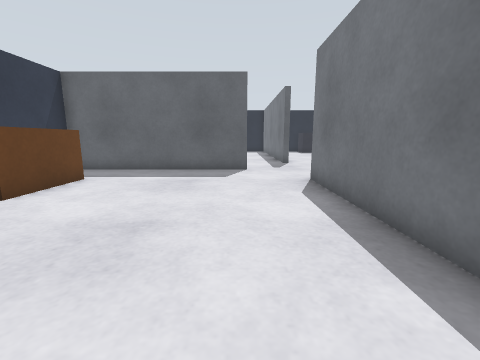
view 1 (above)

16 first-person views from a walk through a world built for the Gazebo simulator. The camera is 0.68 m above the floor, tilts 10° down and sees 90° across. The floor is counted in squares, 0.5 m on a side. Each view is taken from the middle of a square. On the plan, view 1 faces up. The plan holds only what a view shows up to about 12 squares ahead; the rest is blank. The place goes on beyond the plan.

view 2
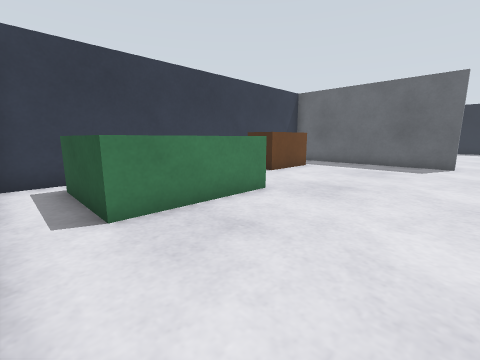

view 3
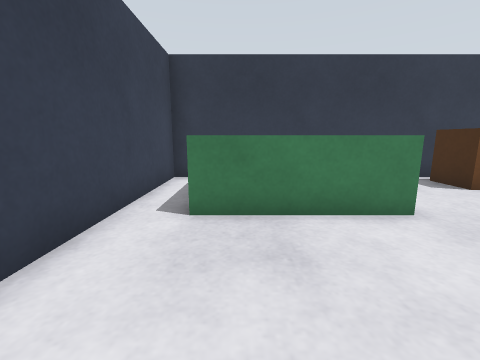

view 4
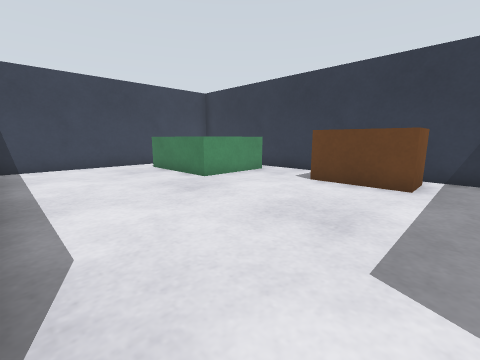

view 5
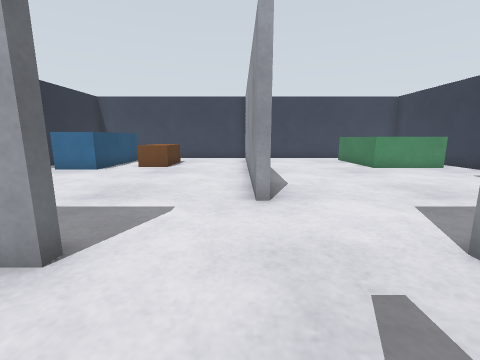

view 6
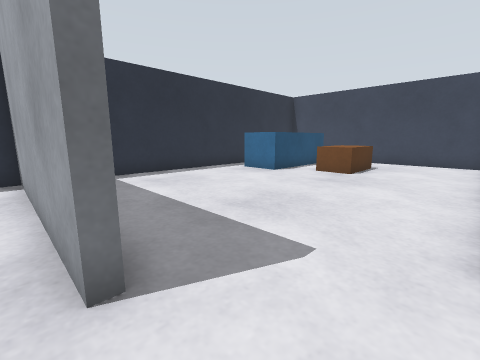

view 7
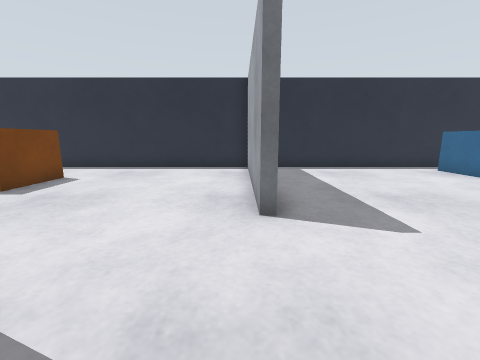

view 8
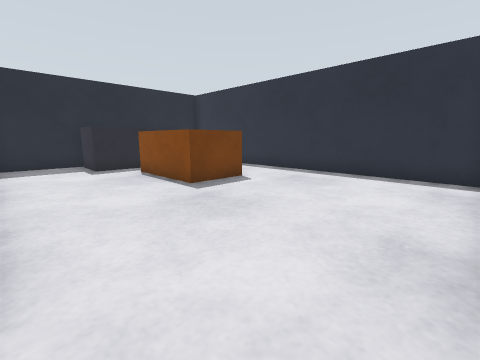

view 9
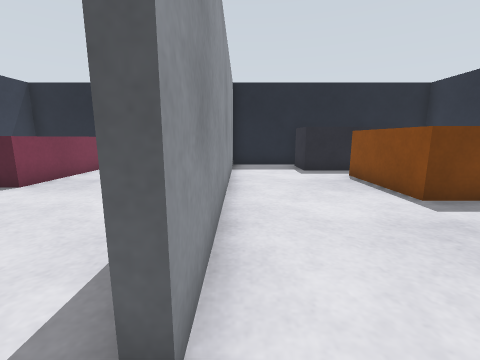

view 10
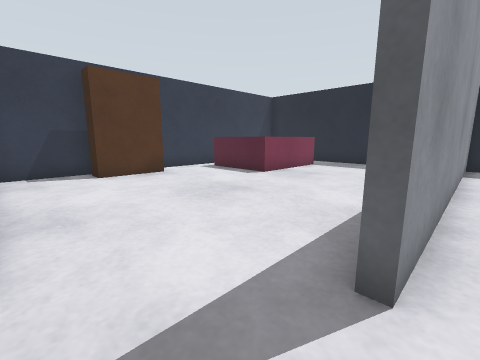

view 11
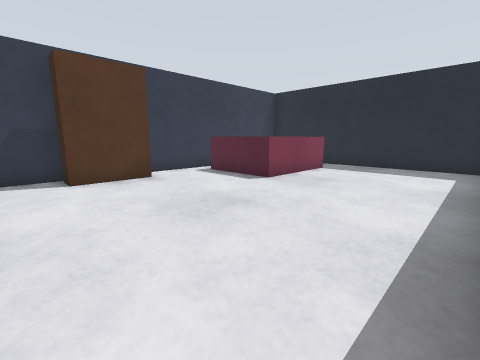

view 12
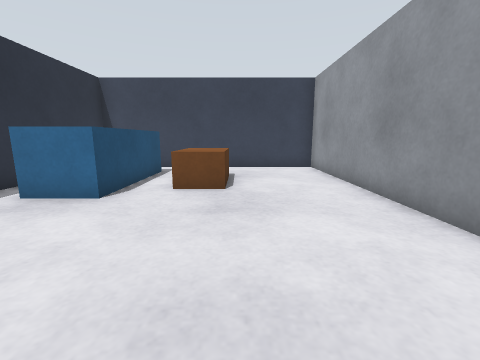

view 13
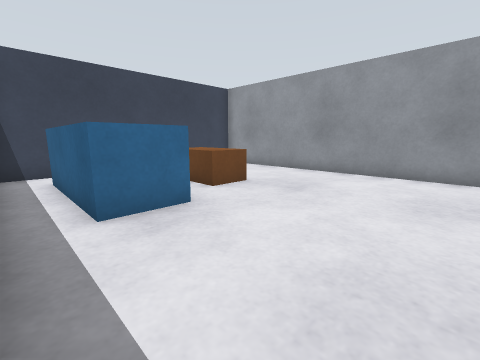

view 14
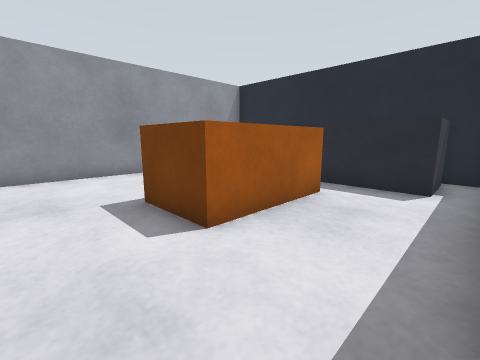

view 15
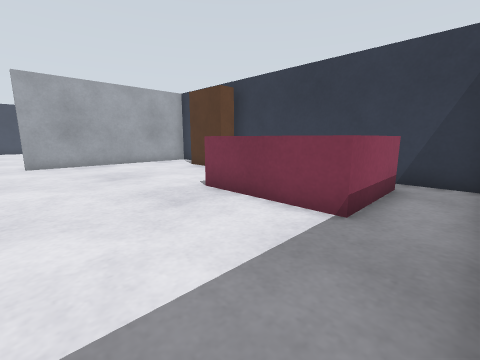

view 16
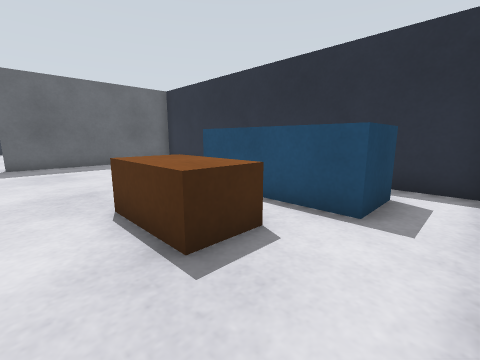

### Floor plan
Points are (right, up) in squares from view 1. A wall is a line through its corners. A room is listed if a view was taken in it or the views show most of it. See-through windows are left out.
Room 1 (views 1, 2, 3)
walls: (2.4, 2.1) (2.4, 7.9) (2.6, 7.9); (0.3, 10.4) (-7.3, 10.4) (-7.3, -3.3) (2.1, -3.3)
ways out: opening at (1, 8.3) to room 2
objects: green box (-6, -2) to (-3, 2); brown box (-6, 5) to (-5, 8)
Room 2 (views 4, 5, 6, 7, 8, 9, 10, 11, 12, 13, 16)
walls: (2.6, 7.9) (2.6, -3.3) (12.3, -3.3) (12.3, 9.2); (9.4, 10.4) (5.1, 10.4) (5.1, 10.6) (6.6, 10.6); (0.3, 10.6) (0.3, 10.4); (2.6, 13.1) (2.2, 13.1)
ways out: opening at (1, 8.3) to room 1; opening at (4.5, 12.2) to room 3; opening at (0.3, 12) to room 4
objects: brown box (7, 0) to (8, 1); blue box (9, -1) to (11, 2)
Room 3 (view 14)
walls: (5.6, 24.3) (2.6, 24.3) (2.6, 13.1); (6.6, 10.6) (12.3, 10.6) (12.3, 24.3) (11.4, 24.3)
ways out: opening at (4.5, 12.2) to room 2
objects: counter (6, 22) to (11, 24); orange box (7, 17) to (9, 20)
Room 4 (view 15)
walls: (-7.3, 13.2) (-7.3, 10.9); (-3.4, 10.6) (0.3, 10.6); (2.1, 24.3) (-7.3, 24.3) (-7.3, 15.8)
ways out: opening at (0.3, 12) to room 2
objects: brown box (-7, 14) to (-6, 15); red box (-6, 19) to (-3, 22)

Positions as (right, up) in squares from view 1, and headings:
1: (0, 0), facing up
2: (1, -3), facing up-left
3: (1, -1), facing left
4: (2, 9), facing down-left
5: (3, 13), facing down
6: (3, 11), facing down-right
7: (1, 11), facing right
8: (3, 11), facing up-right
9: (3, 12), facing up
10: (3, 11), facing up-left
11: (2, 12), facing up-left
12: (6, 8), facing down
13: (12, 7), facing down-left
14: (12, 15), facing up-left
15: (1, 24), facing down-left
16: (5, -3), facing up-right
